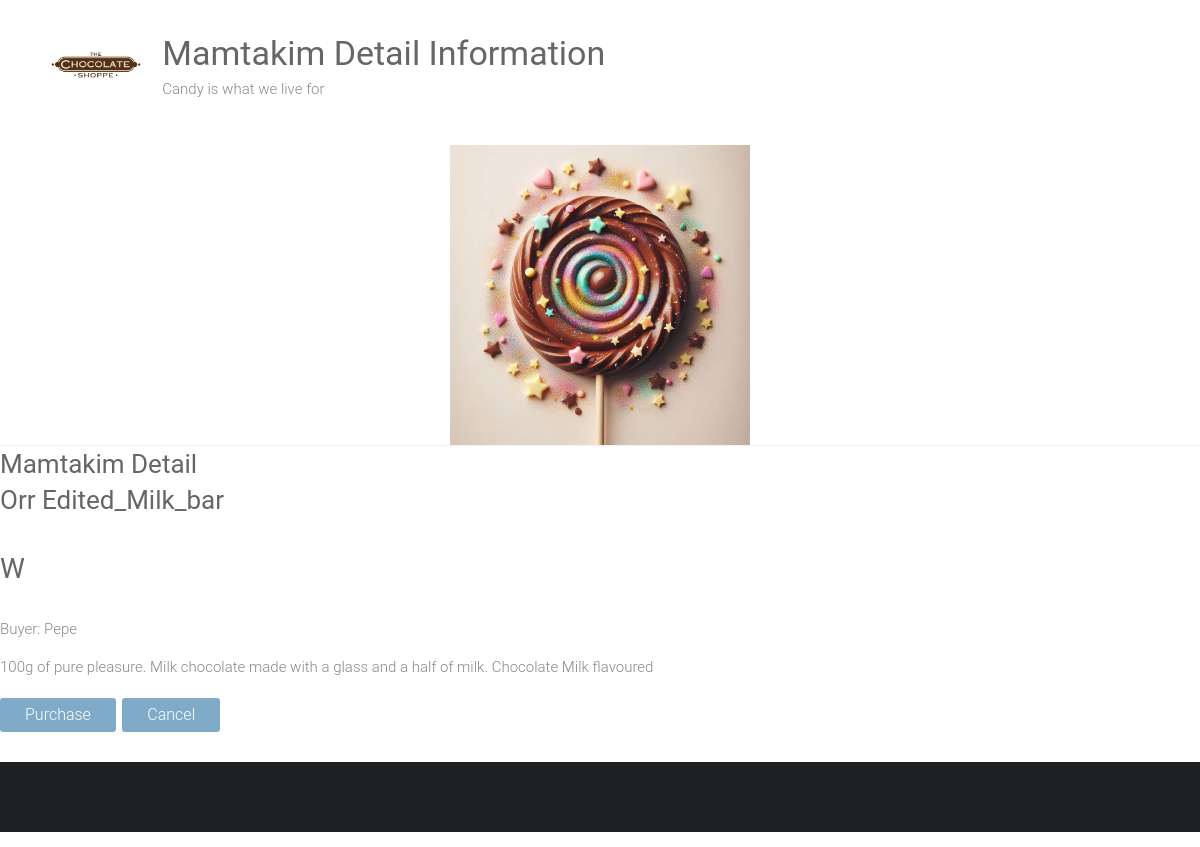
/mamtakim/1/, run on the app's committed database.
### mamtakim_store/models.py (models this page shows)
class Mamtak(models.Model):
    CHOC_CHOICES = [('W', 'White'),('M', 'Milk'),('D','Dark'),('R','Ruby')]
    name = models.CharField(max_length=100)
    buyer = models.CharField(max_length=100)
    description = models.TextField()
    flavour = models.CharField(max_length=1, choices=CHOC_CHOICES, blank=True)
    purchase_date = models.DateTimeField()
    ingredients = models.ManyToManyField('Ingredients', blank=True)

### api/views.py (the view)
# urls.py: path('mamtakim/<int:mamtak_id>/', views.mamtak_detail, name='mamtak_detail'),
def mamtak_detail(request, mamtak_id):
    try:
        mamtak = Mamtak.objects.get(id=mamtak_id)
    except Mamtak.DoesNotExist:
        raise Http404('Mamtak not found')
    return render(request, 'mamtak_detail.html', {
        'mamtak': mamtak,
    })

### mamtakim_store/templates/mamtak_detail.html
{% extends "detail_base.html" %}
{% block content %}
<h3>Mamtakim Detail </h3h3>
<div>
    <h3>{{ mamtak.name|capfirst }}</h3>
    <p>
    <h2>{{ mamtak.flavour}}</h2></p>
    {% if mamtak.buyer %}
        <p>Buyer: {{ mamtak.buyer }}</p>
    {% endif %}
    <p>{{ mamtak.description }}</p>
    <button formnovalidate class="btn btn-purchase]" name="purchase" value="{{ mamtak.id }}">Purchase</button>
    <button formnovalidate class="btn btn-cancel" name="cancel" value="{{ mamtak.id }}">Cancel</button>
</div>
{% endblock %}

### mamtakim_store/static/style.css (style rules this page uses)
html, body, div, span, applet, object, iframe, h1, h2, h3, h4, h5, h6, p, blockquote, pre, a, abbr, acronym, address, big, cite, code, del, dfn, em, font, ins, kbd, q, s, samp, small, strike, strong, sub, sup, tt, var, dl, dt, dd, ol, ul, li, fieldset, form, label, legend, table, caption, tbody, tfoot, thead, tr, th, td { border: 0; font: inherit; font-size: 100%; font-style: inherit; font-weight: inherit; margin: 0; outline: 0; padding: 0; vertical-align: baseline; }
html { overflow-y: scroll; -webkit-text-size-adjust: 100%; -ms-text-size-adjust: 100%; }
h1, h2, h3, h4, h5, h6 { color: #666666; line-height: 1.4; padding-bottom: 15px; font-weight: normal; }
h2 { font-size: 28px; }
h3 { font-size: 26px; }
body, button, input, select, textarea { color: #888888; font-size: 15px; line-height: 1.5; font-family: 'Roboto', sans-serif; font-weight: 300; }
p { color: #888888; font-size: 15px; line-height: 1.5; margin-bottom: 15px; font-weight: 300; }
body { background: #f2f2f2; }
.ample-button, input[type="reset"], input[type="button"], input[type="submit"], button { -moz-appearance: none !important; -webkit-appearance: none !important; appearance: none !important; color: #FFFFFF; display:inline-block; margin-bottom: 30px; padding: 5px 25px; cursor: pointer; background-color: #80abc8; border: 0px; -webkit-border-radius: 3px; -moz-border-radius: 3px; border-radius: 3px; font-size: 16px; }
body { padding-top: 30px; padding-bottom: 30px; }
body.wide { padding-top: 0; padding-bottom: 0; }

### data on the page
Mamtak: name "Orr Edited_Milk_bar", flavour "W", buyer "Pepe", description "100g of pure pleasure. Milk chocolate made with a glass and a half of milk. Chocolate Milk flavoured"
